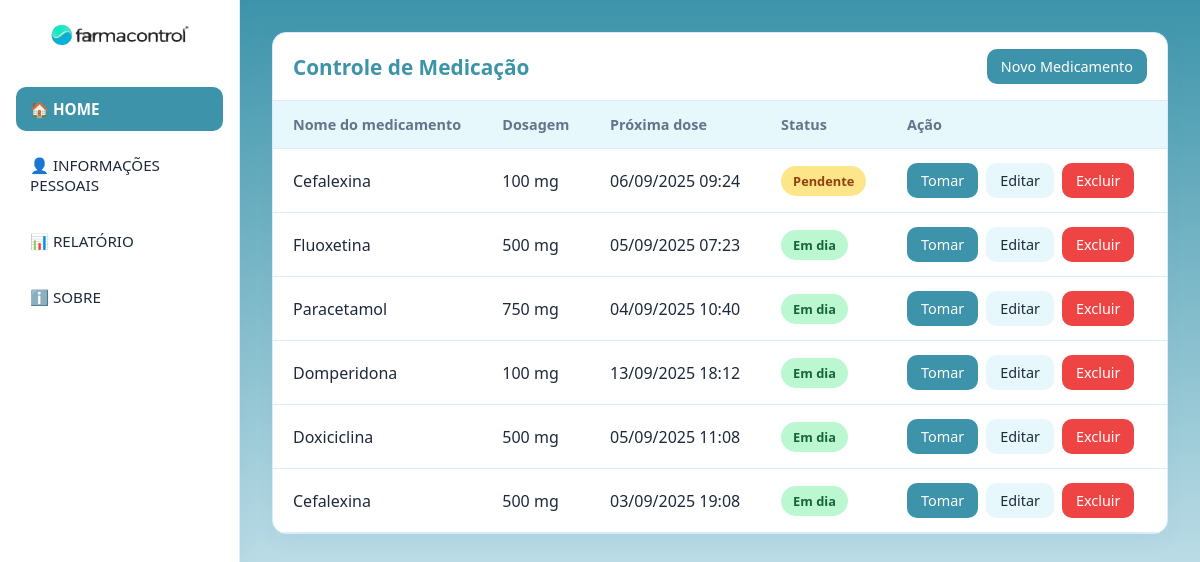
The app's page /home.php with its own data.
### tables this page shows
CREATE TABLE `medicamentos` (
  `id` int(11) NOT NULL,
  `nome` varchar(100) NOT NULL,
  `dose` varchar(50) NOT NULL,
  `horario` datetime NOT NULL,
  `data_cadastro` timestamp NOT NULL DEFAULT current_timestamp(),
  `status` varchar(20) NOT NULL DEFAULT 'Pendente',
  `ultima_tomada` datetime DEFAULT NULL
);

### home.php (the view, shortened to what this page needs)
<?php
$host = "localhost";
$db   = "controle_medicamento";
$user = "root";
$pass = "";
$conn = new mysqli($host, $user, $pass, $db);
$sql = "SELECT * FROM medicamentos ORDER BY data_cadastro DESC";
$result = $conn->query($sql);
$hora_atual = new DateTime();
?>
<!DOCTYPE html>
<html lang="pt-br">
<head>
<link rel="stylesheet" href="style.css">
</head>
<body>
<aside class="sidebar">
  <img src="fundo.png" alt="Logo Sistema">
  <nav class="menu">
    <a href="home.php" class="active">🏠 HOME</a>
    <a href="informacoes.php">👤 INFORMAÇÕES PESSOAIS</a>
    <a href="relatorio.php">📊 RELATÓRIO</a>
    <a href="#">ℹ️ SOBRE</a>
  </nav>
</aside>
<main class="main">
  <div class="card">
    <div class="header">
      <div class="title">Controle de Medicação</div>
      <button class="btn btn-primary" onclick="window.location.href='novomedicamento.php'">
        Novo Medicamento
      </button>
    </div>
    <div class="table-wrap">
      <table>
        <thead>
          <tr>
            <th>Nome do medicamento</th>
            <th>Dosagem</th>
            <th>Próxima dose</th>
            <th>Status</th>
            <th style="width: 280px;">Ação</th>
          </tr>
        </thead>
        <tbody>
          <?php
          if ($result->num_rows > 0) {
              while($row = $result->fetch_assoc()) {
                  $horario_medicamento = new DateTime($row['horario']);
                  if($row['status'] == 'Em dia') {
                      $status_class = 'ok';
                      $status_text = 'Em dia';
                  } else {
                      if ($hora_atual > $horario_medicamento) {
                          $status_class = 'atrasado';
                          $status_text = 'Atrasado';
                      } else {
                          $status_class = 'pendente';
                          $status_text = 'Pendente';
                      }
                  }
                  echo "<tr>
                    <td>{$row['nome']}</td>
                    <td>{$row['dose']}</td>
                    <td>".date("d/m/Y H:i", strtotime($row['horario']))."</td>
                    <td><span class='badge $status_class'>$status_text</span></td>
                    <td>
                      <div class='actions'>
                        <form action='tomar_medicamento.php' method='GET' style='display:inline;'>
                          <input type='hidden' name='id' value='{$row['id']}'>
                          <button type='submit' class='btn btn-primary'>Tomar</button>
                        </form>
                        <form action='editar_medicamento.php' method='GET' style='display:inline;'>
                          <input type='hidden' name='id' value='{$row['id']}'>
                          <button type='submit' class='btn'>Editar</button>
                        </form>
                        <form action='excluir_medicamento.php' method='GET' style='display:inline;'>
                          <input type='hidden' name='id' value='{$row['id']}'>
                          <button type='submit' class='btn btn-danger'>Excluir</button>
                        </form>
                      </div>
                    </td>
                  </tr>";
              }
          } else {
              echo "<tr>
                      <td colspan='5' style='text-align:center; color: var(--muted); padding: 20px;'>
                          Nenhum medicamento cadastrado
                      </td>
                    </tr>";
          }
          ?>
        </tbody>
      </table>
    </div>
  </div>
</main>
</body>
</html>

### style.css (style rules this page uses)
:root { --bg: #f0faff; --bg-light: #e6f8fc; --card: #ffffff; --muted: #64748b; --text: #1e293b; --border: #dbeafe; --primary: #3d94aa; --primary-dark: #4dcfe8; --primary-light: #b6f0fa; --success: #16a34a; --warning: #f59e0b; --danger: #ef4444; --radius: 14px; --shadow: 0 6px 18px rgba(71, 162, 204, 0.08); }
* { margin: 0; padding: 0; box-sizing: border-box; font-family: system-ui, -apple-system, Segoe UI, Roboto, Ubuntu, sans-serif; }
body { display: flex; min-height: 100vh; background: linear-gradient(180deg, var(--primary), var(--bg)); color: var(--text); }
.sidebar { width: 240px; background: var(--card); border-right: 1px solid var(--border); padding: 24px 16px; display: flex; flex-direction: column; gap: 20px; position: fixed; top: 0; left: 0; bottom: 0; box-shadow: var(--shadow); }
.sidebar img { width: 140px; margin: 0 auto 20px; display: block; border-radius: 8px; }
.menu { display: flex; flex-direction: column; gap: 12px; }
.menu a { padding: 12px 14px; border-radius: 10px; text-decoration: none; color: var(--text); font-size: 0.95rem; font-weight: 500; transition: all 0.25s; }
.menu a.active { background: var(--primary); color: #fff; font-weight: 600; }
.main { margin-left: 240px; flex: 1; padding: 32px; }
.card { background: var(--card); border: 1px solid var(--border); border-radius: var(--radius); box-shadow: var(--shadow); overflow: hidden; animation: fadeIn 0.5s ease; }
.header { padding: 16px 20px; border-bottom: 1px solid var(--border); display: flex; align-items: center; justify-content: space-between; }
.title { font-size: 1.3rem; font-weight: 700; color: var(--primary); }
.table-wrap { width: 100%; overflow-x: auto; }
table { width: 100%; border-collapse: collapse; min-width: 720px; }
thead th { text-align: left; font-size: 0.9rem; font-weight: 600; color: var(--muted); background: var(--bg-light); position: sticky; top: 0; z-index: 1; }
th, td { padding: 14px 20px; border-bottom: 1px solid var(--border); vertical-align: middle; }
.badge { display: inline-flex; align-items: center; font-size: 0.8rem; font-weight: 600; padding: 6px 12px; border-radius: 999px; }
.ok { background: #bbf7d0; color: #166534; }
.pendente { background: #fde68a; color: #92400e; }
.actions { display: flex; gap: 8px; flex-wrap: wrap; }
.btn { border: none; background: var(--bg-light); color: var(--text); padding: 8px 14px; font-size: 0.9rem; border-radius: 10px; cursor: pointer; transition: all 0.25s; }
.btn-primary { background: var(--primary); color: #fff; }
.btn-danger { background: var(--danger); color: #fff; }

### records on screen
medicamentos: nome "Cefalexina", dose "100 mg", horario "06/09/2025 09:24", horario "Pendente"
medicamentos: nome "Fluoxetina", dose "500 mg", horario "05/09/2025 07:23", status "Em dia"
medicamentos: nome "Paracetamol", dose "750 mg", horario "04/09/2025 10:40", status "Em dia"
medicamentos: nome "Domperidona", dose "100 mg", horario "13/09/2025 18:12", status "Em dia"
medicamentos: nome "Doxiciclina", dose "500 mg", horario "05/09/2025 11:08", status "Em dia"
medicamentos: nome "Cefalexina", dose "500 mg", horario "03/09/2025 19:08", status "Em dia"
